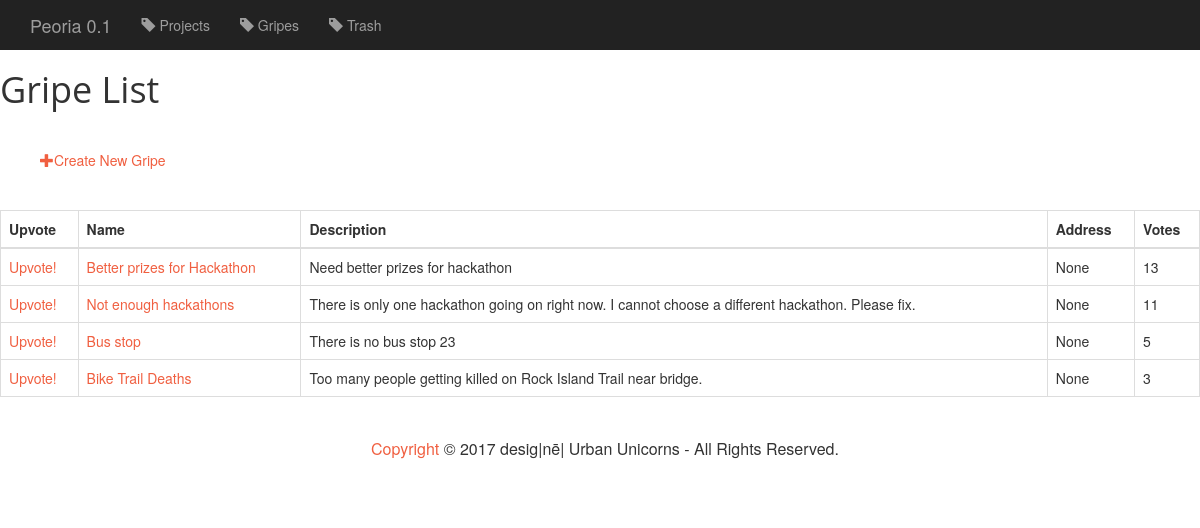
Before: /peoria/gripe/ with the older database file.
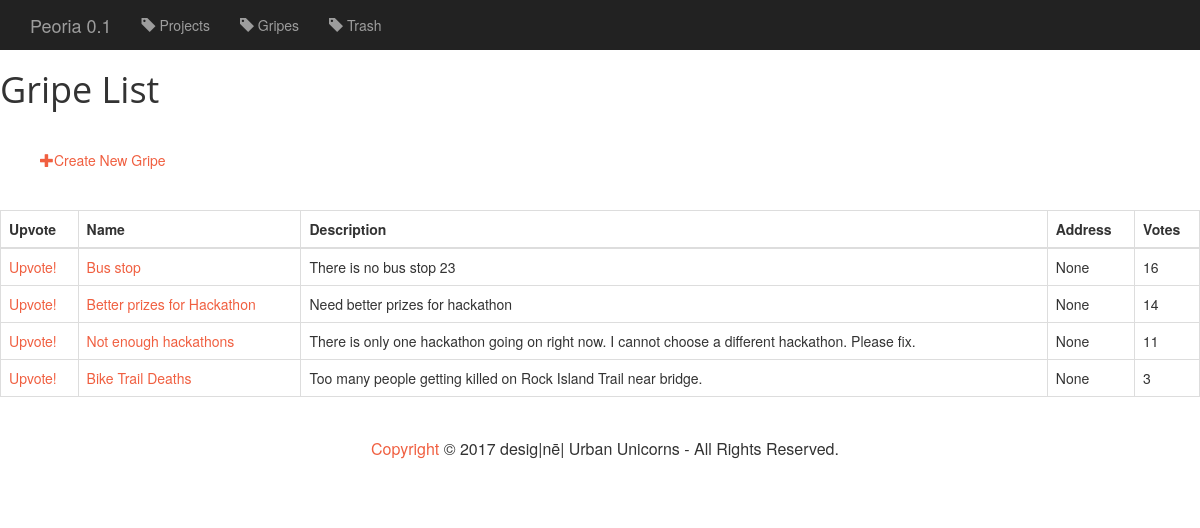
After: the same page with the newer database file.
### peoria/models.py (models this page shows, shortened)
class Gripe(models.Model):
    name = models.CharField(max_length=100)
    address = models.CharField(max_length=200, null=True, blank=True)
    description = models.TextField()
    votes = models.IntegerField(default=0)
    latitude = models.DecimalField(max_digits=10, decimal_places=6, default=40.703545)
    longitude = models.DecimalField(max_digits=10, decimal_places=6, default=-89.579086)
    class Meta:
        ordering = ['-votes']

### peoria/views.py (the view)
class GripeList(generic.ListView):
    template_name = 'peoria/gripe-list.html'
    context_object_name = 'gripe_list'
    def get_queryset(self):
        return Gripe.objects.all()

### peoria/templates/peoria/gripe-list.html
{% extends 'peoria/base.html' %}
{%  block body %}
    <h1>Gripe List</h1>
<div class="container">
        <a href="{% url 'peoria:gripe-create' %}">
        <span class="glyphicon glyphicon-plus"></span>Create New Gripe
    </a>
</div>
    <table class="table table-bordered">
        <thead>
            <tr>
                <th>Upvote</th>
                <th>Name</th>
                <th>Description</th>
                <th>Address</th>
                <th>Votes</th>
            </tr>
        </thead>
        <tbody>
            {% for gripe in gripe_list %}
                <tr>
                    <td>
<a href = "{%  url 'peoria:gripe-upvote' gripe.pk %}">Upvote!</a>
                    </td>
                    <td><a href="{% url 'peoria:gripe-detail' gripe.id %}">{{ gripe.name }}</td>
                    <td>{{ gripe.description }}</td>
                    <td>{{ gripe.address }}</td>
                    <td>{{ gripe.votes }}</td>
                </tr>
            {% endfor %}
        </tbody>
    </table>
{% endblock %}

Changed rows visible on the page:
changed Gripe "Bus stop": votes "5" → "16"; moves up the list
changed Gripe "Better prizes for Hackathon": votes "13" → "14"
